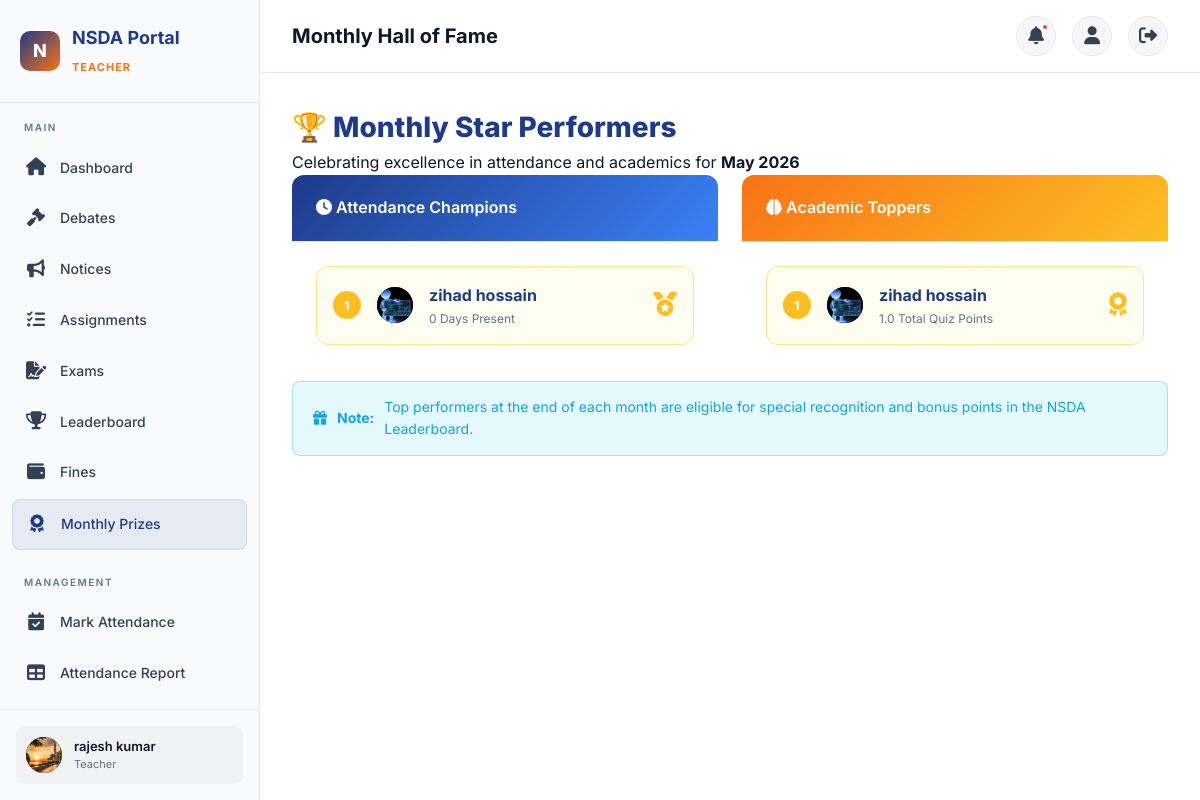
The page /attendance/prizes/ (signed in) on the database its author committed.
### accounts/models.py (models this page shows, shortened)
class User(AbstractUser):
    class Role(models.TextChoices):
        STUDENT = 'student', 'Student'
        CR = 'cr', 'Class Representative'
        TEACHER = 'teacher', 'Teacher'
        ADMIN = 'admin', 'Admin'
    role = models.CharField(
        max_length=10,
        choices=Role.choices,
        default=Role.STUDENT,
    )
    profile_picture = models.ImageField(
        upload_to='profiles/',
        blank=True,
        null=True,
    )
    phone = models.CharField(max_length=20, blank=True)
    bio = models.TextField(blank=True)
    grade_level = models.CharField(max_length=50, blank=True)
    school = models.CharField(max_length=200, blank=True)
    date_of_birth = models.DateField(blank=True, null=True)
    created_at = models.DateTimeField(auto_now_add=True)
    updated_at = models.DateTimeField(auto_now=True)
    @property
    def is_student(self):
        return self.role == self.Role.STUDENT
    @property
    def is_cr(self):
        return self.role == self.Role.CR
    @property
    def is_teacher(self):
        return self.role == self.Role.TEACHER
    @property
    def is_admin_user(self):
        return self.role == self.Role.ADMIN

### attendance/views.py (the view)
# urls.py: path('prizes/', views.PrizeDashboardView.as_view(), name='prizes'),
class PrizeDashboardView(LoginRequiredMixin, View):
    template_name = 'attendance/prize_dashboard.html'
    def get(self, request):
        now = timezone.now()
        start_of_month = now.replace(day=1, hour=0, minute=0, second=0, microsecond=0)
        top_attendance = User.objects.filter(role=User.Role.STUDENT).annotate(
            present_count=Count('attendances', filter=Q(attendances__status=Attendance.Status.PRESENT, attendances__date__gte=start_of_month))
        ).order_by('-present_count')[:5]
        top_exams = User.objects.filter(role=User.Role.STUDENT).annotate(
            total_marks=Sum('quiz_submissions__score', filter=Q(quiz_submissions__submitted_at__gte=start_of_month))
        ).order_by('-total_marks')[:5]
        return render(request, self.template_name, {
            'top_attendance': top_attendance,
            'top_exams': top_exams,
            'month': now.strftime('%B %Y')
        })

### portal/context_processors.py (called while the page is built)
def notifications_processor(request):
    if request.user.is_authenticated:
        unread_count = Notification.objects.filter(
            user=request.user, is_read=False
        ).count()
        recent_notifications = Notification.objects.filter(
            user=request.user
        ).order_by('-created_at')[:5]
        return {
            'unread_notifications_count': unread_count,
            'recent_notifications': recent_notifications
        }
    return {'unread_notifications_count': 0, 'recent_notifications': []}

### templates/attendance/prize_dashboard.html (shortened to what this page needs)
{% extends "base.html" %}
{% block page_title %}Monthly Hall of Fame{% endblock %}
{% block content %}
<div class="animate-fade-in">
    <div class="text-center mb-24">
        <h2 style="font-size: 28px; font-weight: 800; color: var(--primary-navy);">🏆 Monthly Star Performers</h2>
        <p class="text-muted">Celebrating excellence in attendance and academics for <strong>{{ month }}</strong></p>
    </div>
    <div class="grid-2">
        <div class="card prize-card">
            <div class="card-header" style="background: linear-gradient(135deg, #1e3a8a, #3b82f6); color: white;">
                <h3><i class="fas fa-clock"></i> Attendance Champions</h3>
            </div>
            <div class="card-body">
                {% for student in top_attendance %}
                <div class="prize-item {% if forloop.counter == 1 %}gold{% elif forloop.counter == 2 %}silver{% elif forloop.counter == 3 %}bronze{% endif %}">
                    <div class="rank">{{ forloop.counter }}</div>
                    <div class="user-avatar">
                        {% if student.profile_picture %}
                            <img src="{{ student.profile_picture.url }}" alt="">
                        {% else %}
                            {{ student.username|first|upper }}
                        {% endif %}
                    </div>
                    <div class="info">
                        <div class="name">{{ student.get_full_name|default:student.username }}</div>
                        <div class="score">{{ student.present_count }} Days Present</div>
                    </div>
                    {% if forloop.counter == 1 %}<div class="medal"><i class="fas fa-medal"></i></div>{% endif %}
                </div>
                {% empty %}
                <p class="text-center p-24 text-muted">No records for this month yet.</p>
                {% endfor %}
            </div>
        </div>
        <div class="card prize-card">
            <div class="card-header" style="background: linear-gradient(135deg, #f97316, #fbbf24); color: white;">
                <h3><i class="fas fa-brain"></i> Academic Toppers</h3>
            </div>
            <div class="card-body">
                {% for student in top_exams %}
                <div class="prize-item {% if forloop.counter == 1 %}gold{% elif forloop.counter == 2 %}silver{% elif forloop.counter == 3 %}bronze{% endif %}">
                    <div class="rank">{{ forloop.counter }}</div>
                    <div class="user-avatar">
                        {% if student.profile_picture %}
                            <img src="{{ student.profile_picture.url }}" alt="">
                        {% else %}
                            {{ student.username|first|upper }}
                        {% endif %}
                    </div>
                    <div class="info">
                        <div class="name">{{ student.get_full_name|default:student.username }}</div>
                        <div class="score">{{ student.total_marks|default:0 }} Total Quiz Points</div>
                    </div>
                    {% if forloop.counter == 1 %}<div class="medal"><i class="fas fa-award"></i></div>{% endif %}
                </div>
                {% empty %}
                <p class="text-center p-24 text-muted">No exam data for this month yet.</p>
                {% endfor %}
            </div>
        </div>
    </div>
    <div class="alert alert-info mt-24">
        <i class="fas fa-gift"></i> <strong>Note:</strong> Top performers at the end of each month are eligible for special recognition and bonus points in the NSDA Leaderboard.
    </div>
</div>
{% endblock %}

### templates/base.html (shortened to what this page needs)
{% load static %}
<!DOCTYPE html>
<html lang="en">
<head>
    <link rel="stylesheet" href="{% static 'css/style.css' %}">
    <link rel="stylesheet" href="https://cdnjs.cloudflare.com/ajax/libs/font-awesome/6.5.0/css/all.min.css">
</head>
<body>
<div class="app-wrapper">
    <aside class="sidebar" id="sidebar">
        <div class="sidebar-brand">
            <div class="logo">N</div>
            <div><h2>NSDA Portal</h2><small>{{ request.user.get_role_display|default:"Portal" }}</small></div>
        </div>
        <nav class="sidebar-nav">
            <div class="nav-section">
                <div class="nav-section-title">Main</div>
                <a href="{% url 'portal:dashboard' %}" class="nav-link"><span class="icon"><i class="fas fa-home"></i></span>Dashboard</a>
                <a href="{% url 'debates:list' %}" class="nav-link"><span class="icon"><i class="fas fa-gavel"></i></span>Debates</a>
                <a href="{% url 'portal:notice_list' %}" class="nav-link"><span class="icon"><i class="fas fa-bullhorn"></i></span>Notices</a>
                <a href="{% url 'portal:assignment_list' %}" class="nav-link"><span class="icon"><i class="fas fa-tasks"></i></span>Assignments</a>
                <a href="{% url 'exams:quiz_list' %}" class="nav-link"><span class="icon"><i class="fas fa-file-signature"></i></span>Exams</a>
                <a href="{% url 'portal:leaderboard' %}" class="nav-link"><span class="icon"><i class="fas fa-trophy"></i></span>Leaderboard</a>
                <a href="{% url 'finance:fine_list' %}" class="nav-link"><span class="icon"><i class="fas fa-wallet"></i></span>Fines</a>
                <a href="{% url 'attendance:prizes' %}" class="nav-link"><span class="icon"><i class="fas fa-award"></i></span>Monthly Prizes</a>
            </div>
            {% if request.user.is_teacher or request.user.is_admin_user or request.user.is_cr %}
            <div class="nav-section">
                <div class="nav-section-title">Management</div>
                {% if request.user.is_teacher or request.user.is_admin_user %}
                <a href="{% url 'attendance:mark' %}" class="nav-link"><span class="icon"><i class="fas fa-calendar-check"></i></span>Mark Attendance</a>
                <a href="{% url 'attendance:report' %}" class="nav-link"><span class="icon"><i class="fas fa-table"></i></span>Attendance Report</a>
                <a href="{% url 'accounts:student_create' %}" class="nav-link"><span class="icon"></span>Create Student</a>
                {% endif %}
            </div>
            {% endif %}
        </nav>
        <div class="sidebar-footer">
            <div class="user-card">
                <div class="user-avatar">
                    {% if request.user.profile_picture %}
                        <img src="{{ request.user.profile_picture.url }}" alt="avatar">
                    {% else %}
                        {{ request.user.first_name|first|default:request.user.username|first|upper }}
                    {% endif %}
                </div>
                <div class="user-info">
                    <div class="name">{{ request.user.get_full_name|default:request.user.username }}</div>
                    <div class="role">{{ request.user.get_role_display }}</div>
                </div>
            </div>
        </div>
    </aside>
    <main class="main-content">
        <header class="topbar">
            <div style="display:flex;align-items:center;gap:12px;">
                <h1>{% block page_title %}Dashboard{% endblock %}</h1>
            </div>
            <div class="topbar-actions">
                <div class="dropdown-wrapper">
                    <button class="btn-icon" id="notification-toggle">
                        <i class="fas fa-bell"></i>
                        {% if unread_notifications_count %}<span class="badge-dot"></span>{% endif %}
                    </button>
                </div>
                <a href="{% url 'accounts:profile' %}" class="btn-icon"><i class="fas fa-user"></i></a>
                <a href="{% url 'accounts:logout' %}" class="btn-icon"><i class="fas fa-sign-out-alt"></i></a>
            </div>
        </header>
        <div class="content-area">
            {% block content %}{% endblock %}
        </div>
    </main>
</div>
</body>
</html>

### templates/attendance/prize_dashboard.html (style rules this page uses)
.prize-card { border: none; overflow: hidden; transition: var(--transition); }
.prize-item { display: flex; align-items: center; gap: 16px; padding: 16px; border-radius: 12px; margin-bottom: 12px; background: #f8fafc; border: 1px solid #e2e8f0; position: relative; }
.prize-item .rank { width: 28px; height: 28px; display: flex; align-items: center; justify-content: center; background: #e2e8f0; border-radius: 50%; font-weight: 800; font-size: 12px; color: #64748b; }
.prize-item .info .name { font-weight: 700; color: var(--primary-navy); }
.prize-item .info .score { font-size: 12px; color: var(--text-muted); }
.prize-item.gold { background: #fffdf0; border-color: #fde68a; }
.prize-item.gold .rank { background: #fbbf24; color: #fff; }
.medal { margin-left: auto; font-size: 24px; color: #fbbf24; }

### rows shown on the page
User: user.role "TEACHER", user.profile_picture (picture), user.get_full_name "rajesh kumar", user.role "Teacher"
User: profile_picture (picture), get_full_name "zihad hossain", present_count "0", total_marks "1.0"
